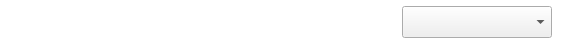
<?xml version="1.0" encoding="UTF-8"?>
<ui version="4.0">
 <class>SharingWidget</class>
 <widget class="QWidget" name="SharingWidget">
  <property name="enabled">
   <bool>true</bool>
  </property>
  <property name="geometry">
   <rect>
    <x>0</x>
    <y>0</y>
    <width>572</width>
    <height>45</height>
   </rect>
  </property>
  <property name="minimumSize">
   <size>
    <width>20</width>
    <height>45</height>
   </size>
  </property>
  <property name="windowTitle">
   <string>Form</string>
  </property>
  <property name="styleSheet">
   <string notr="true">#SharingWidget:!disabled
{
background-color: rgb(255, 255, 255);
}

#button_delete
{
border: 0;
background: 0;
}</string>
  </property>
  <layout class="QHBoxLayout" name="horizontalLayout">
   <property name="spacing">
    <number>20</number>
   </property>
   <property name="leftMargin">
    <number>0</number>
   </property>
   <property name="topMargin">
    <number>0</number>
   </property>
   <property name="rightMargin">
    <number>20</number>
   </property>
   <property name="bottomMargin">
    <number>0</number>
   </property>
   <item>
    <widget class="QLabel" name="label_name">
     <property name="text">
      <string/>
     </property>
    </widget>
   </item>
   <item>
    <spacer name="horizontalSpacer">
     <property name="orientation">
      <enum>Qt::Horizontal</enum>
     </property>
     <property name="sizeHint" stdset="0">
      <size>
       <width>40</width>
       <height>20</height>
      </size>
     </property>
    </spacer>
   </item>
   <item>
    <widget class="ComboBox" name="combo_role">
     <property name="minimumSize">
      <size>
       <width>150</width>
       <height>32</height>
      </size>
     </property>
     <property name="maximumSize">
      <size>
       <width>150</width>
       <height>16777215</height>
      </size>
     </property>
     <property name="font">
      <font>
       <pointsize>12</pointsize>
      </font>
     </property>
    </widget>
   </item>
  </layout>
 </widget>
 <customwidgets>
  <customwidget>
   <class>ComboBox</class>
   <extends>QComboBox</extends>
   <header>guardata.core.gui.custom_widgets</header>
  </customwidget>
 </customwidgets>
 <resources/>
 <connections/>
</ui>
